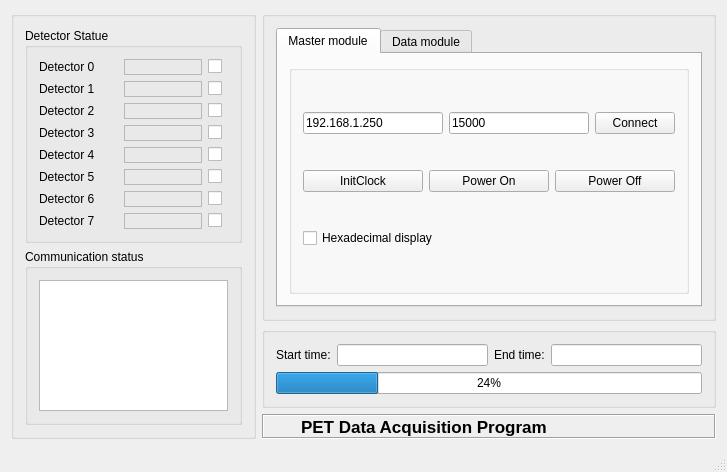
<?xml version="1.0" encoding="UTF-8"?>
<ui version="4.0">
 <class>PETMainWindow</class>
 <widget class="QMainWindow" name="PETMainWindow">
  <property name="geometry">
   <rect>
    <x>0</x>
    <y>0</y>
    <width>727</width>
    <height>449</height>
   </rect>
  </property>
  <property name="windowTitle">
   <string>PETMainWindow</string>
  </property>
  <widget class="QWidget" name="centralWidget">
   <layout class="QGridLayout" name="gridLayout_12">
    <item row="0" column="0" rowspan="3">
     <widget class="QGroupBox" name="groupBox">
      <property name="minimumSize">
       <size>
        <width>0</width>
        <height>0</height>
       </size>
      </property>
      <property name="title">
       <string/>
      </property>
      <layout class="QGridLayout" name="gridLayout_6">
       <item row="0" column="0">
        <widget class="QGroupBox" name="groupBox_3">
         <property name="title">
          <string>Detector Statue</string>
         </property>
         <layout class="QGridLayout" name="gridLayout">
          <item row="2" column="0">
           <layout class="QHBoxLayout" name="horizontalLayout_3">
            <item>
             <widget class="QLabel" name="label_5">
              <property name="text">
               <string>Detector 2</string>
              </property>
             </widget>
            </item>
            <item>
             <widget class="QLabel" name="labelSd2">
              <property name="frameShape">
               <enum>QFrame::StyledPanel</enum>
              </property>
              <property name="frameShadow">
               <enum>QFrame::Sunken</enum>
              </property>
              <property name="text">
               <string/>
              </property>
             </widget>
            </item>
            <item>
             <widget class="QCheckBox" name="checkBoxD2">
              <property name="maximumSize">
               <size>
                <width>20</width>
                <height>16777215</height>
               </size>
              </property>
              <property name="text">
               <string/>
              </property>
             </widget>
            </item>
           </layout>
          </item>
          <item row="1" column="0">
           <layout class="QHBoxLayout" name="horizontalLayout_2">
            <item>
             <widget class="QLabel" name="label_3">
              <property name="text">
               <string>Detector 1</string>
              </property>
             </widget>
            </item>
            <item>
             <widget class="QLabel" name="labelSd1">
              <property name="frameShape">
               <enum>QFrame::StyledPanel</enum>
              </property>
              <property name="frameShadow">
               <enum>QFrame::Sunken</enum>
              </property>
              <property name="text">
               <string/>
              </property>
             </widget>
            </item>
            <item>
             <widget class="QCheckBox" name="checkBoxD1">
              <property name="maximumSize">
               <size>
                <width>20</width>
                <height>16777215</height>
               </size>
              </property>
              <property name="text">
               <string/>
              </property>
             </widget>
            </item>
           </layout>
          </item>
          <item row="3" column="0">
           <layout class="QHBoxLayout" name="horizontalLayout_4">
            <item>
             <widget class="QLabel" name="label_7">
              <property name="text">
               <string>Detector 3</string>
              </property>
             </widget>
            </item>
            <item>
             <widget class="QLabel" name="labelSd3">
              <property name="frameShape">
               <enum>QFrame::StyledPanel</enum>
              </property>
              <property name="frameShadow">
               <enum>QFrame::Sunken</enum>
              </property>
              <property name="text">
               <string/>
              </property>
             </widget>
            </item>
            <item>
             <widget class="QCheckBox" name="checkBoxD3">
              <property name="maximumSize">
               <size>
                <width>20</width>
                <height>16777215</height>
               </size>
              </property>
              <property name="text">
               <string/>
              </property>
             </widget>
            </item>
           </layout>
          </item>
          <item row="6" column="0">
           <layout class="QHBoxLayout" name="horizontalLayout_7">
            <item>
             <widget class="QLabel" name="label_13">
              <property name="text">
               <string>Detector 6</string>
              </property>
             </widget>
            </item>
            <item>
             <widget class="QLabel" name="labelSd6">
              <property name="frameShape">
               <enum>QFrame::StyledPanel</enum>
              </property>
              <property name="frameShadow">
               <enum>QFrame::Sunken</enum>
              </property>
              <property name="text">
               <string/>
              </property>
             </widget>
            </item>
            <item>
             <widget class="QCheckBox" name="checkBoxD6">
              <property name="maximumSize">
               <size>
                <width>20</width>
                <height>16777215</height>
               </size>
              </property>
              <property name="text">
               <string/>
              </property>
             </widget>
            </item>
           </layout>
          </item>
          <item row="0" column="0">
           <layout class="QHBoxLayout" name="horizontalLayout">
            <item>
             <widget class="QLabel" name="label">
              <property name="text">
               <string>Detector 0</string>
              </property>
             </widget>
            </item>
            <item>
             <widget class="QLabel" name="labelSd0">
              <property name="frameShape">
               <enum>QFrame::StyledPanel</enum>
              </property>
              <property name="frameShadow">
               <enum>QFrame::Sunken</enum>
              </property>
              <property name="text">
               <string/>
              </property>
             </widget>
            </item>
            <item>
             <widget class="QCheckBox" name="checkBoxD0">
              <property name="minimumSize">
               <size>
                <width>0</width>
                <height>0</height>
               </size>
              </property>
              <property name="maximumSize">
               <size>
                <width>20</width>
                <height>16777215</height>
               </size>
              </property>
              <property name="text">
               <string/>
              </property>
             </widget>
            </item>
           </layout>
          </item>
          <item row="5" column="0">
           <layout class="QHBoxLayout" name="horizontalLayout_6">
            <item>
             <widget class="QLabel" name="label_11">
              <property name="text">
               <string>Detector 5</string>
              </property>
             </widget>
            </item>
            <item>
             <widget class="QLabel" name="labelSd5">
              <property name="frameShape">
               <enum>QFrame::StyledPanel</enum>
              </property>
              <property name="frameShadow">
               <enum>QFrame::Sunken</enum>
              </property>
              <property name="text">
               <string/>
              </property>
             </widget>
            </item>
            <item>
             <widget class="QCheckBox" name="checkBoxD5">
              <property name="maximumSize">
               <size>
                <width>20</width>
                <height>16777215</height>
               </size>
              </property>
              <property name="text">
               <string/>
              </property>
             </widget>
            </item>
           </layout>
          </item>
          <item row="7" column="0">
           <layout class="QHBoxLayout" name="horizontalLayout_8">
            <item>
             <widget class="QLabel" name="label_15">
              <property name="text">
               <string>Detector 7</string>
              </property>
             </widget>
            </item>
            <item>
             <widget class="QLabel" name="labelSd7">
              <property name="frameShape">
               <enum>QFrame::StyledPanel</enum>
              </property>
              <property name="frameShadow">
               <enum>QFrame::Sunken</enum>
              </property>
              <property name="text">
               <string/>
              </property>
             </widget>
            </item>
            <item>
             <widget class="QCheckBox" name="checkBoxD7">
              <property name="maximumSize">
               <size>
                <width>20</width>
                <height>16777215</height>
               </size>
              </property>
              <property name="text">
               <string/>
              </property>
             </widget>
            </item>
           </layout>
          </item>
          <item row="4" column="0">
           <layout class="QHBoxLayout" name="horizontalLayout_5">
            <item>
             <widget class="QLabel" name="label_9">
              <property name="text">
               <string>Detector 4</string>
              </property>
             </widget>
            </item>
            <item>
             <widget class="QLabel" name="labelSd4">
              <property name="frameShape">
               <enum>QFrame::StyledPanel</enum>
              </property>
              <property name="frameShadow">
               <enum>QFrame::Sunken</enum>
              </property>
              <property name="text">
               <string/>
              </property>
             </widget>
            </item>
            <item>
             <widget class="QCheckBox" name="checkBoxD4">
              <property name="maximumSize">
               <size>
                <width>20</width>
                <height>16777215</height>
               </size>
              </property>
              <property name="text">
               <string/>
              </property>
             </widget>
            </item>
           </layout>
          </item>
         </layout>
        </widget>
       </item>
       <item row="1" column="0">
        <widget class="QGroupBox" name="groupBox_5">
         <property name="title">
          <string>Communication status</string>
         </property>
         <layout class="QGridLayout" name="gridLayout_4">
          <item row="0" column="0">
           <widget class="QTextEdit" name="textEditRe">
            <property name="frameShape">
             <enum>QFrame::StyledPanel</enum>
            </property>
            <property name="frameShadow">
             <enum>QFrame::Sunken</enum>
            </property>
           </widget>
          </item>
         </layout>
        </widget>
       </item>
      </layout>
     </widget>
    </item>
    <item row="0" column="1">
     <widget class="QGroupBox" name="groupBox_4">
      <property name="title">
       <string/>
      </property>
      <layout class="QGridLayout" name="gridLayout_5">
       <item row="0" column="0">
        <widget class="QTabWidget" name="tabWidget">
         <property name="currentIndex">
          <number>0</number>
         </property>
         <widget class="QWidget" name="tab">
          <attribute name="title">
           <string>Master module</string>
          </attribute>
          <layout class="QGridLayout" name="gridLayout_2">
           <item row="0" column="0">
            <widget class="QGroupBox" name="groupBox_2">
             <property name="minimumSize">
              <size>
               <width>400</width>
               <height>0</height>
              </size>
             </property>
             <property name="title">
              <string/>
             </property>
             <layout class="QGridLayout" name="gridLayout_7">
              <item row="2" column="0">
               <widget class="QCheckBox" name="checkBoxRehex">
                <property name="text">
                 <string>Hexadecimal display</string>
                </property>
               </widget>
              </item>
              <item row="1" column="0">
               <layout class="QHBoxLayout" name="horizontalLayout_12">
                <item>
                 <widget class="QPushButton" name="pushButtonInitClock">
                  <property name="text">
                   <string>InitClock</string>
                  </property>
                 </widget>
                </item>
                <item>
                 <widget class="QPushButton" name="pushButtonPoweron">
                  <property name="text">
                   <string>Power On</string>
                  </property>
                 </widget>
                </item>
                <item>
                 <widget class="QPushButton" name="pushButtonPoweroff">
                  <property name="text">
                   <string>Power Off</string>
                  </property>
                 </widget>
                </item>
               </layout>
              </item>
              <item row="0" column="0">
               <layout class="QHBoxLayout" name="horizontalLayout_13">
                <item>
                 <widget class="QLineEdit" name="lineEditTcpIP">
                  <property name="text">
                   <string>192.168.1.250</string>
                  </property>
                 </widget>
                </item>
                <item>
                 <widget class="QLineEdit" name="lineEditTcpPort">
                  <property name="text">
                   <string>15000</string>
                  </property>
                 </widget>
                </item>
                <item>
                 <widget class="QPushButton" name="pushButtonConnect">
                  <property name="text">
                   <string>Connect</string>
                  </property>
                 </widget>
                </item>
               </layout>
              </item>
             </layout>
            </widget>
           </item>
          </layout>
         </widget>
         <widget class="QWidget" name="tab_2">
          <attribute name="title">
           <string>Data module</string>
          </attribute>
          <layout class="QGridLayout" name="gridLayout_11">
           <item row="0" column="0">
            <widget class="QGroupBox" name="groupBoxData">
             <property name="title">
              <string/>
             </property>
             <layout class="QGridLayout" name="gridLayout_10">
              <item row="0" column="0" colspan="2">
               <widget class="QGroupBox" name="groupBox_6">
                <property name="title">
                 <string/>
                </property>
                <layout class="QGridLayout" name="gridLayout_8">
                 <item row="0" column="0">
                  <layout class="QHBoxLayout" name="horizontalLayout_9">
                   <item>
                    <widget class="QLabel" name="label_2">
                     <property name="text">
                      <string>File Prefix:</string>
                     </property>
                    </widget>
                   </item>
                   <item>
                    <widget class="QLineEdit" name="lineEditCFname"/>
                   </item>
                  </layout>
                 </item>
                 <item row="1" column="0">
                  <layout class="QHBoxLayout" name="horizontalLayout_10">
                   <item>
                    <widget class="QLabel" name="label_6">
                     <property name="text">
                      <string>File Path:</string>
                     </property>
                    </widget>
                   </item>
                   <item>
                    <widget class="QLineEdit" name="lineEditCAddr">
                     <property name="readOnly">
                      <bool>true</bool>
                     </property>
                    </widget>
                   </item>
                   <item>
                    <widget class="QPushButton" name="pushButtonCAddr">
                     <property name="maximumSize">
                      <size>
                       <width>80</width>
                       <height>16777215</height>
                      </size>
                     </property>
                     <property name="text">
                      <string>Save</string>
                     </property>
                    </widget>
                   </item>
                  </layout>
                 </item>
                </layout>
               </widget>
              </item>
              <item row="1" column="0" colspan="2">
               <widget class="QGroupBox" name="groupBox_7">
                <property name="title">
                 <string/>
                </property>
                <layout class="QGridLayout" name="gridLayout_9">
                 <item row="0" column="0">
                  <layout class="QHBoxLayout" name="horizontalLayout_11">
                   <item>
                    <widget class="QLabel" name="label_4">
                     <property name="text">
                      <string>Collect Time</string>
                     </property>
                    </widget>
                   </item>
                   <item>
                    <widget class="QLineEdit" name="lineEditCTime">
                     <property name="text">
                      <string>1</string>
                     </property>
                    </widget>
                   </item>
                   <item>
                    <widget class="QComboBox" name="comboBoxCTime">
                     <item>
                      <property name="text">
                       <string>Minute</string>
                      </property>
                     </item>
                     <item>
                      <property name="text">
                       <string>Second</string>
                      </property>
                     </item>
                     <item>
                      <property name="text">
                       <string>Hour</string>
                      </property>
                     </item>
                    </widget>
                   </item>
                  </layout>
                 </item>
                </layout>
               </widget>
              </item>
              <item row="2" column="0" colspan="2">
               <widget class="QPushButton" name="pushButtonCollect">
                <property name="text">
                 <string>Collect</string>
                </property>
               </widget>
              </item>
             </layout>
            </widget>
           </item>
           <item row="1" column="0">
            <widget class="QPushButton" name="pushButtonCancel">
             <property name="text">
              <string>Cancel</string>
             </property>
            </widget>
           </item>
          </layout>
         </widget>
        </widget>
       </item>
      </layout>
     </widget>
    </item>
    <item row="1" column="1">
     <widget class="QGroupBox" name="groupBox_8">
      <property name="title">
       <string/>
      </property>
      <layout class="QGridLayout" name="gridLayout_3">
       <item row="0" column="0">
        <widget class="QLabel" name="label_10">
         <property name="text">
          <string>Start time:</string>
         </property>
        </widget>
       </item>
       <item row="0" column="1">
        <widget class="QLineEdit" name="lineEditStarttime">
         <property name="readOnly">
          <bool>true</bool>
         </property>
        </widget>
       </item>
       <item row="0" column="2">
        <widget class="QLabel" name="label_12">
         <property name="text">
          <string>End time:</string>
         </property>
        </widget>
       </item>
       <item row="0" column="3">
        <widget class="QLineEdit" name="lineEditEndtime">
         <property name="readOnly">
          <bool>true</bool>
         </property>
        </widget>
       </item>
       <item row="1" column="0" colspan="4">
        <widget class="QProgressBar" name="progressBarC">
         <property name="value">
          <number>24</number>
         </property>
        </widget>
       </item>
      </layout>
     </widget>
    </item>
    <item row="2" column="1">
     <widget class="QLabel" name="label_8">
      <property name="minimumSize">
       <size>
        <width>0</width>
        <height>25</height>
       </size>
      </property>
      <property name="maximumSize">
       <size>
        <width>16777215</width>
        <height>16777215</height>
       </size>
      </property>
      <property name="font">
       <font>
        <pointsize>13</pointsize>
        <weight>75</weight>
        <bold>true</bold>
       </font>
      </property>
      <property name="frameShape">
       <enum>QFrame::Box</enum>
      </property>
      <property name="frameShadow">
       <enum>QFrame::Sunken</enum>
      </property>
      <property name="text">
       <string>       PET Data Acquisition Program</string>
      </property>
     </widget>
    </item>
   </layout>
  </widget>
  <widget class="QMenuBar" name="menuBar">
   <property name="geometry">
    <rect>
     <x>0</x>
     <y>0</y>
     <width>727</width>
     <height>23</height>
    </rect>
   </property>
  </widget>
  <widget class="QStatusBar" name="statusBar"/>
 </widget>
 <layoutdefault spacing="6" margin="11"/>
 <resources/>
 <connections/>
</ui>
